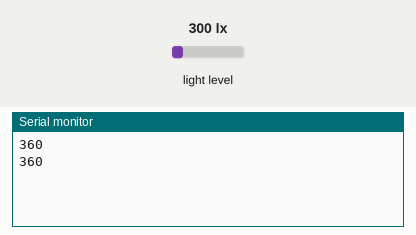
The sketch below on a simulated ESP8266 (NodeMCU). On the bench: the last lines printed to the serial monitor. Wiring (inferred from the names in the program): BH1750 light sensor at I2C address 0x23. Inputs (shaded band) come from the test bench; at power-on: light level 300 lx.

Above: at 2.8 s.
2.9 s: light level set to 40 lx
At 5.1 s:
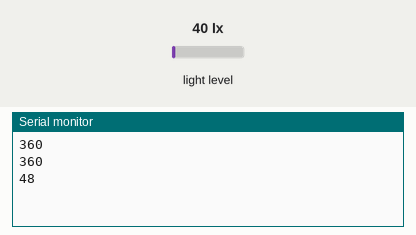
5.6 s: light level set to 500 lx
At 6.7 s:
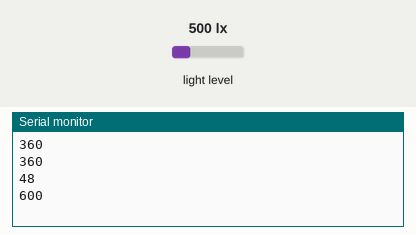
Timing chart, 0 to 8.6 s (numbered marks = the images above; inputs shaded):
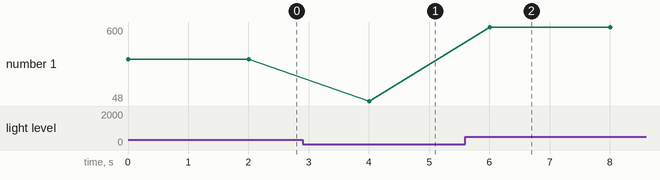

The sketch:

bh1750.ino
```cpp
// (licence header left out)
#include <Wire.h>

//Endereço do sensor BH1750
byte u8_BH1750_address = 0x23; //Pino ADDR em nível lógico 0
//byte u8_BH1750_address = 0x5c; //Pino ADDR em nível lógico 1

//Instruções de modo de leitura
byte mode_HighResolution_1 = 0x10; //Modo de alta precisão com 1 lux de resolução
byte mode_HighResolution_2 = 0x11; //Modo de alta precisão com 0.5 lux de resolução
byte mode_LowResolution = 0x13; //Modo de baixa precisão com 4 lux de resolução

uint16_t sensor_result = 0;

void read_sensor(void){

  //Inicia a comunicação I2C no endereço selecionado
  Wire.beginTransmission(u8_BH1750_address);
  //Configura o sensor para o modo de operação
	Wire.write(mode_HighResolution_1);
  //Finaliza a comunicação
	Wire.endTransmission();

  //Faz a requisição de leitura do sensor, esperando 2 bytes de resosta
  Wire.requestFrom(u8_BH1750_address, 2); //

  //Espera a chegada dos 2 bytes
  if (2 <= Wire.available()) {
    sensor_result = Wire.read();
    sensor_result = sensor_result << 8;
    sensor_result |= Wire.read();
    Serial.println(sensor_result);
  }
}

void setup(void){
  Wire.begin();
  Serial.begin(115200);
}

void loop(void){
  read_sensor();
  delay(2000);
}
```

Measured:
- after the input at 2.9 s, the serial monitor: prints a new line after 1.1 s (image 1)
- after the input at 5.6 s, the serial monitor: prints a new line after 0.40 s (image 2)
- plotted number 1: 360 → 48 after the input at 2.9 s, 48 → 600 after the input at 5.6 s
